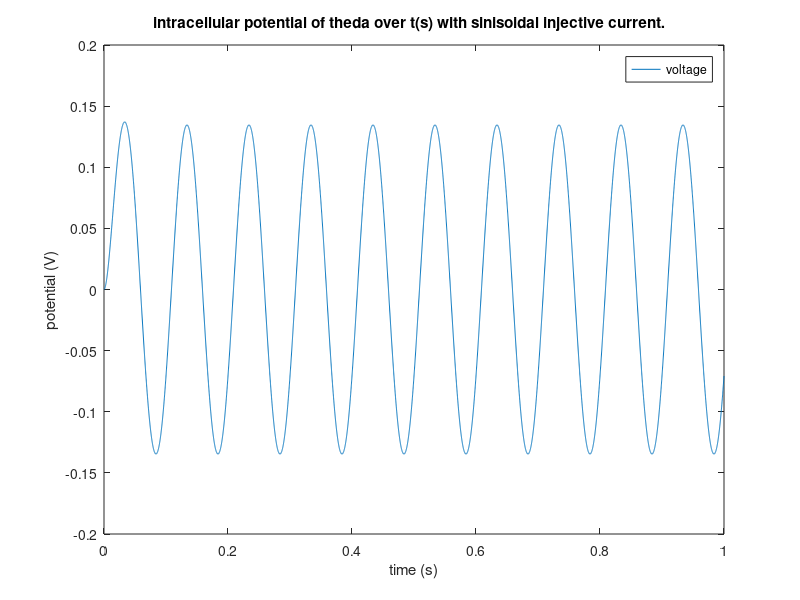

MATLAB code to generate this figure:
% Neural Dynamics Exercise 2
% Problem 3(1)
% Po-Hsuan Huang 2014.11.11
% Simulation of single compartment model.

%% specs of modeled neuro compartment
close all;  % close all figures
clc;       % clear command area
clear;     % clear variables
% a good hobby I learned today.
% control +C kills the process

Em = 0;            % in volt
l = 100E-6 ;     % in meter
diameter = 2E-6  ;    % in meter
sRm = 1  ;         % specific memebrane resistance in ohm*sqrmeter
sRa = 1  ;        % specific axial resistivity in ohm*mete
sCm = 0.01 ;       % specific memberane capacitance in Farad/sqrmeter
f =10;              % ingective current frequency
%% calculating the parameter in analogic circuit.
Rm = sRm/(pi*diameter*l);     % membrane resistance in ohm.
Cm =  sCm*pi*diameter*l;                       % capacitance in Farad.
Ie = -50e-12;                                % injective constant current in pA.

%% backward Euler Method
dt= 0.0001;   % zie of timestep in second.
time=0:dt:1;
v= zeros(1,length(time));
v(1,1) = Em; % construct a matrix to store datapoints.

for i =1:(length(time)-1)
Ie = (100e-12)*sin(2*pi*f*(i+1)*dt);     % In cases injective current is time dependent, take Ie in n+1 timestep. 
v(1,i+1) = (v(1,i)+dt*(Em/Rm+Ie)/Cm)/(1+dt/(Rm*Cm));
end

%% Plot the V-curve
figure(1)
%clf;
plot(time,v);
legend('voltage');
title('intracellular potential of theda over t(s) with sinisoidal injective current.  ');
xlabel('time (s)');
ylabel('potential (V)');











